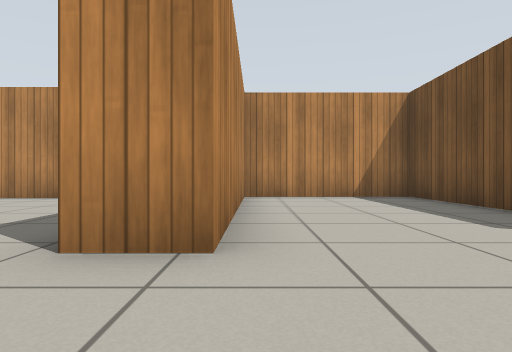
view 1 (above)

18 first-person views from a walk through a robot-simulator world made for Gazebo. The camera is 0.5 m above the floor, looks level and sees 75° across. Floor lines are 1 m apart. The floor is counted in squares, 1 m on a side. Each view is taken from the middle of a square. On the plan, view 1 faces up. The plan holds only what a view shows up to about 9 squares ahead; the rest is blank. Gazebo's built-in surfaces are drawn with simple patterns.

view 2
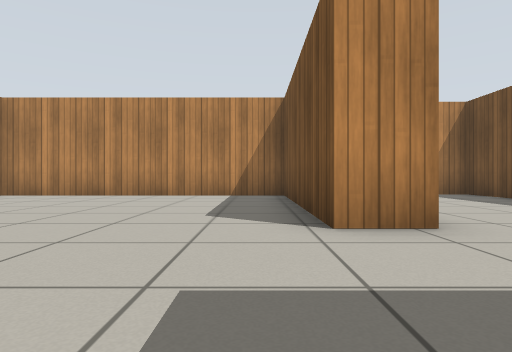

view 3
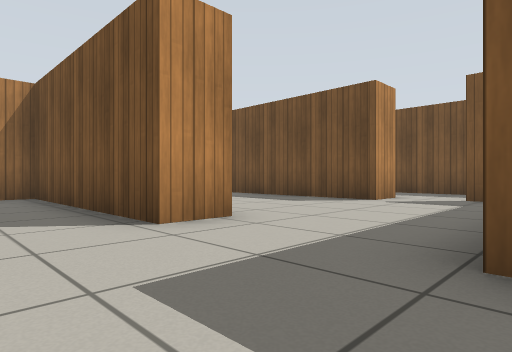

view 4
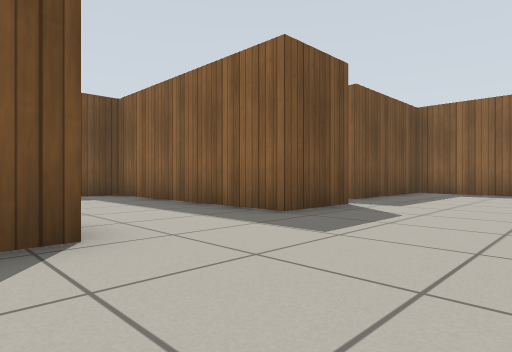

view 5
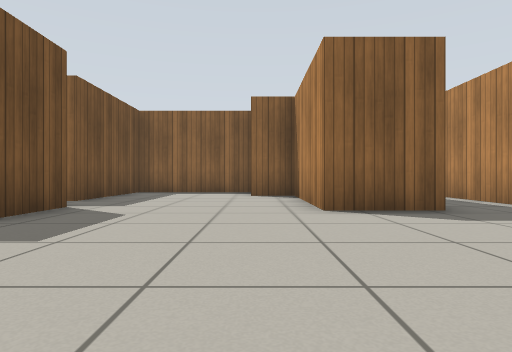

view 6
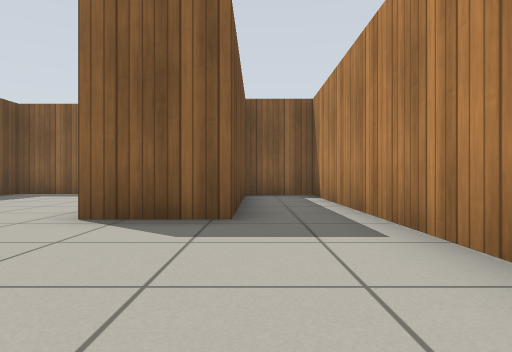

view 7
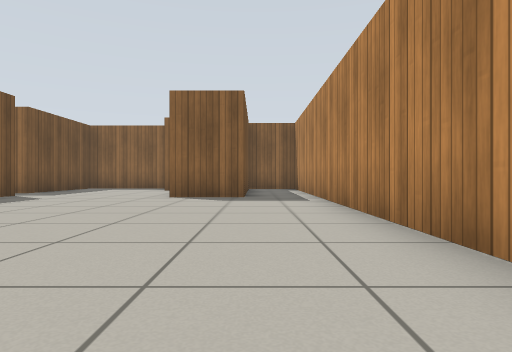

view 8
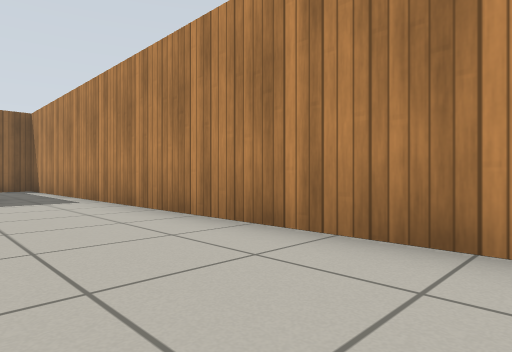

view 9
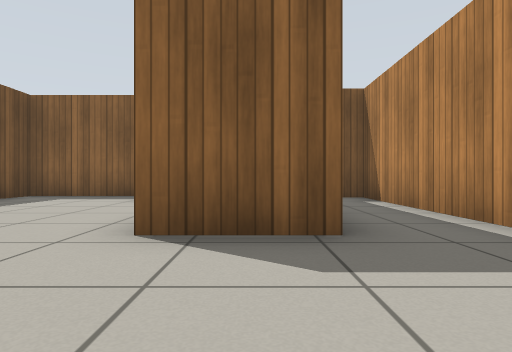

view 10
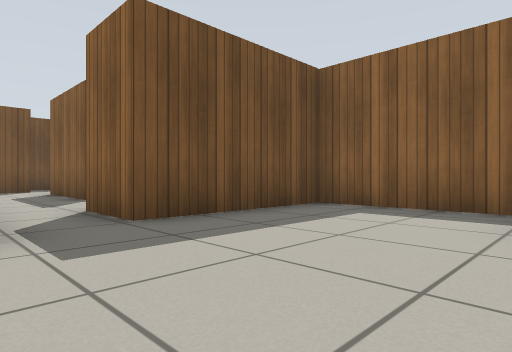

view 11
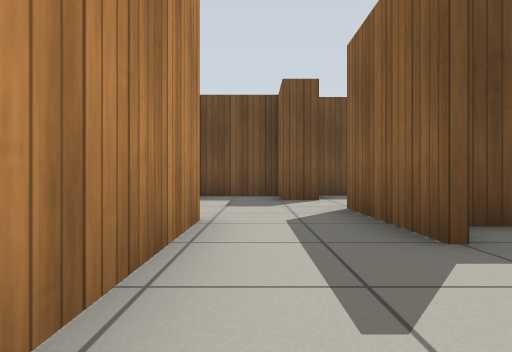

view 12
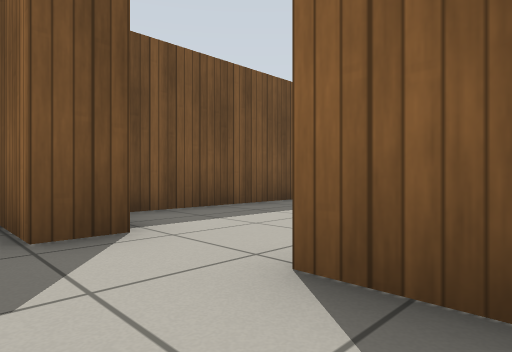

view 13
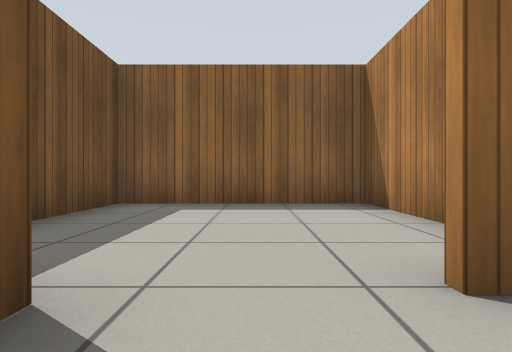

view 14
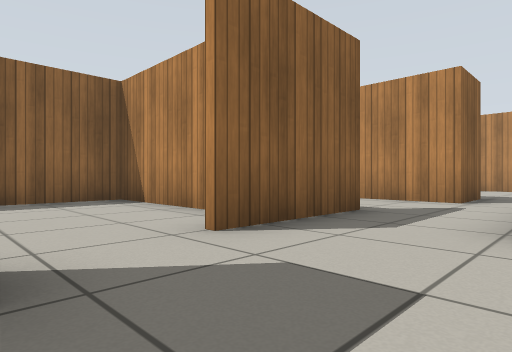

view 15
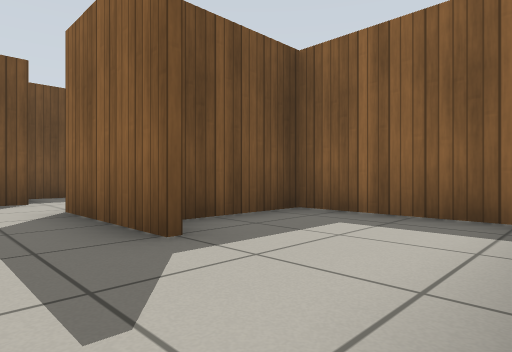

view 16
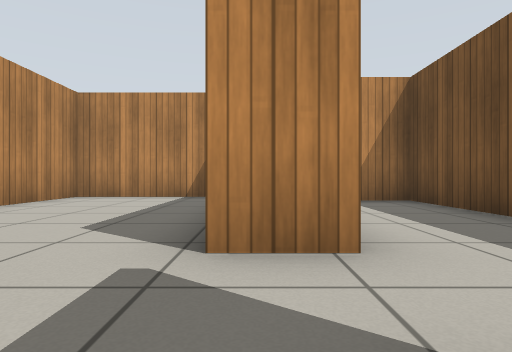

view 17
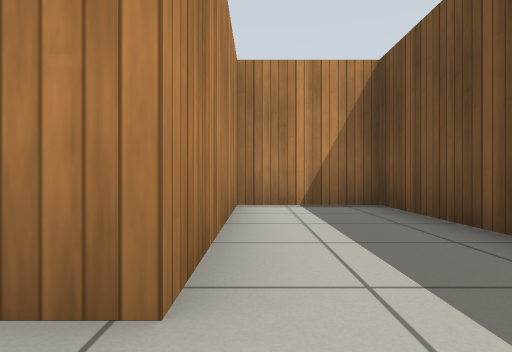

view 18
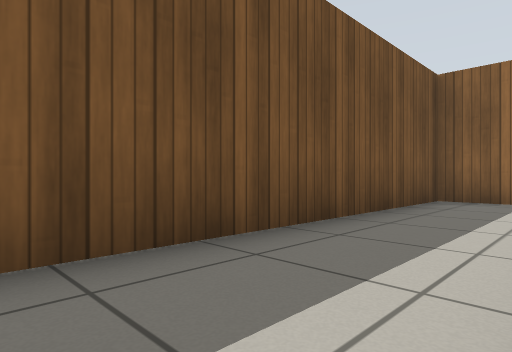

### Floor plan
Points are (right, up) in squares from view 1. A wall is a line through its corners. A room is listed if a view was taken in it or the views show most of it. See-through windows are left out.
Room 1 (views 1, 2, 3, 4, 5, 6, 7, 8, 9, 10, 11, 15, 16, 17, 18)
walls: (-1, -2.4) (-1, -0.6) (4.6, -0.6) (4.6, 0.8); (-8.5, 5.7) (-8.5, -6.7) (-6.7, -6.7) (-6.7, -1.8) (-5, -1.8) (-5, -5.4) (-3.9, -5.4); (5.9, -1.2) (7.1, -1.2) (7.1, 6.7) (4.7, 6.8) (4.7, 2.1) (3.7, 2.1) (3.7, 8) (-0.3, 8) (-0.3, 2.1) (-1.3, 2.1) (-1.3, 7.5) (-8.5, 7.5); (-3.4, -7.3) (-0.4, -7.3) (-0.4, -3.7) (1.1, -3.7)
ways out: opening at (0.5, -3) to room 2
Room 2 (view 12)
walls: (3.4, -4.4) (6.1, -4.4); (1.1, -3.7) (1.1, -5.6); (1.5, -7.3) (4.3, -7.3) (4.3, -5); (4.8, -2.4) (1.8, -2.4)
ways out: opening at (0.5, -3) to room 1; opening at (6, -3) to room 3
Room 3 (views 13, 14)
walls: (7.9, -4.4) (7.9, -3.7) (9.2, -3.7) (9.2, -1.6)
ways out: opening at (6, -3) to room 2; opening at (7, -4) to room 4
Room 4 (no view inside)
walls: (5, -6) (5, -9) (9.5, -9) (9.5, -4.5)
ways out: opening at (7, -4) to room 3

Where each view was taken, in squares from view 1:
view 1: 0 up, 0 right, facing up
view 2: 1 down, 2 left, facing up
view 3: 1 down, 3 left, facing up-right
view 4: 3 up, 4 left, facing down-right
view 5: 3 up, 4 left, facing down
view 6: 2 up, 7 left, facing down
view 7: 6 up, 7 left, facing down
view 8: 6 up, 6 left, facing down-left
view 9: 1 up, 6 left, facing down
view 10: 2 down, 4 left, facing down-right
view 11: 3 down, 1 right, facing right
view 12: 3 down, 5 right, facing down-right
view 13: 3 down, 7 right, facing down
view 14: 2 down, 8 right, facing down-left
view 15: 3 down, 1 right, facing down-right
view 16: 0 up, 4 right, facing up
view 17: 1 up, 5 right, facing up
view 18: 6 up, 5 right, facing down-right
